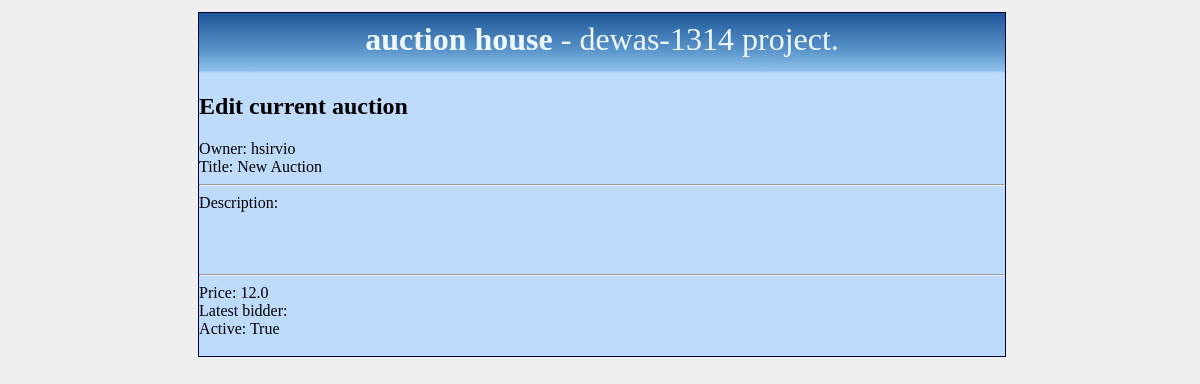
Before: /auction/1/ with the older database file.
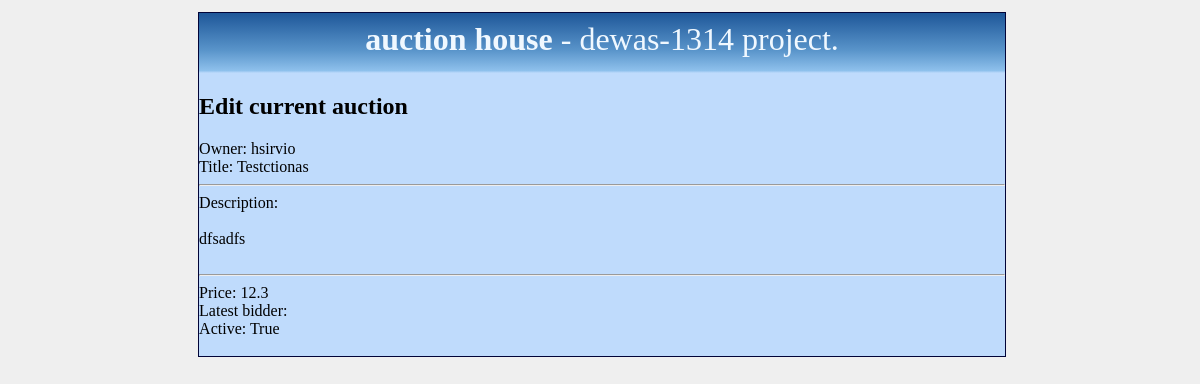
After: the same page with the newer database file.
### AuctionApp/models.py (models this page shows, shortened)
class Auction(models.Model):
    id = models.AutoField(primary_key=True)
    ownerid = models.ForeignKey(User)
    starttime = models.DateTimeField(default=datetime.utcnow(), blank=True)
    endtime = models.DateTimeField(default=timezone.now(), blank=True)
    title = models.CharField(max_length=30, default="New Auction")
    content = models.TextField()
    version = models.IntegerField(default=0)
    min_price = models.FloatField(default=0.00)
    is_active = models.BooleanField(default=False)
    is_locked = models.BooleanField(default=False)
    latest_bid_by = models.CharField(max_length=30)

### AuctionApp/views.py (the view)
def show_auction(request, auction_id):
    auction = Auction.objects.get(id=auction_id)
    return render(request, "show_auction.html", {'auction': auction, 'user': request.user})

### templates/show_auction.html (shortened to what this page needs)
{% include "head.html" %}
{% include "body.html" %}
<article>
	<div id="content">
		<h1>Edit current auction<br></h1>
        Owner: {{ auction.ownerid.username }}<br>
		Title: {{ auction.title }}<br>
        <hr>
		Description: <br><br>
        {{ auction.content }}<br><br>
        <hr>
        Price: {{ auction.min_price }}<br>
		Latest bidder: {{ auction.latest_bid_by }}<br>
        Active: {{ auction.is_active }}<br><br>
    </div>
</article>
{% include "footer.html" %}

Changed rows visible on the page:
changed Auction "True": title "New Auction" → "Testctionas"; content (not shown) → "dfsadfs"; min_price "12.0" → "12.3"
